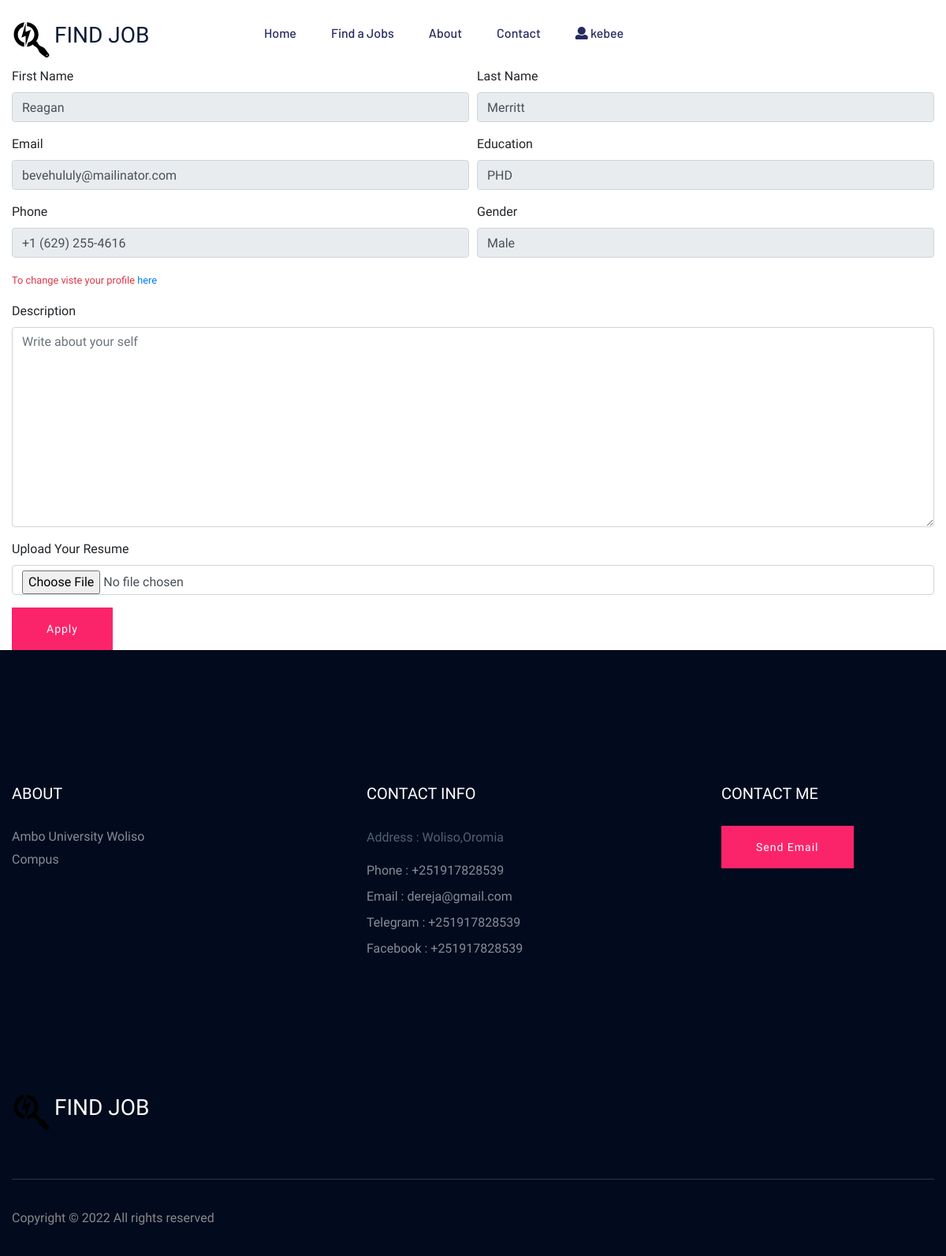
Page /job-apply/1 (signed in) on the earlier database version.
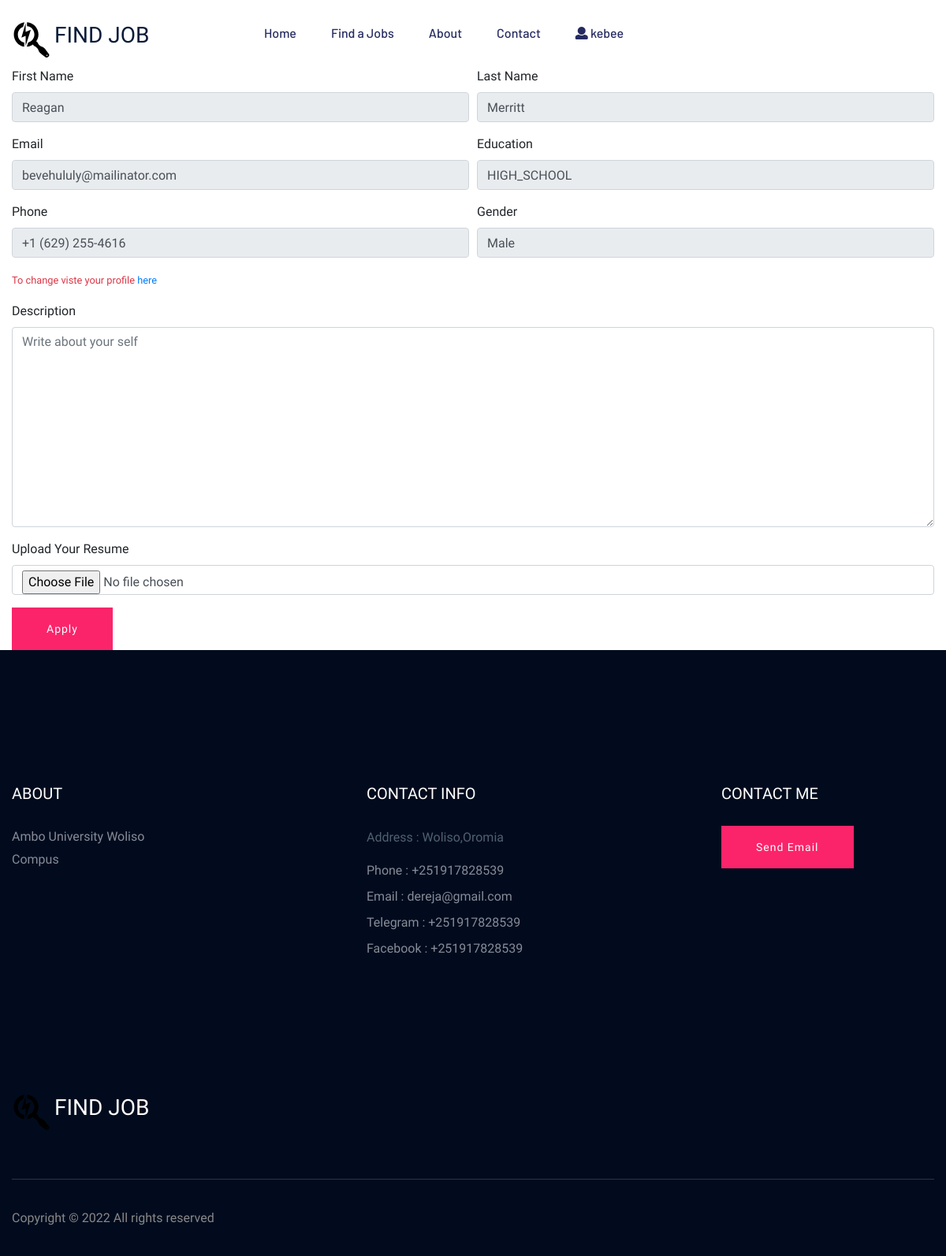
Same page on the later database version.
### apps/user/models.py (models this page shows, shortened)
class User(AbstractUser):
    gender = models.CharField(max_length=2,choices=GENDER_CHOICES)
    phone = models.CharField(max_length=20)
    region = models.CharField(max_length=30,choices=REGION_CHOICES)
    city = models.CharField(max_length=15,choices=CITY_CHOICE)
    created_at = models.DateTimeField(auto_now_add=True)
    updated_at = models.DateTimeField(auto_now=True)
    user_type = models.CharField(max_length=20,choices=USER_TYPE_CHOICE,default="APPLICANT")
    def is_admin(self):
        return self.is_superuser
    def is_employer(self):
        return self.user_type == "EMPLOYEE"

class Applicant(models.Model):
    user = models.OneToOneField(User, on_delete=models.CASCADE)
    education_level = models.CharField(max_length=15,choices=EDUCATIONAL_LEVEL_CHOICES)
    resume = models.FileField(upload_to='./cv',blank=True,null=True)
    created_at = models.DateTimeField(auto_now_add=True)
    updated_at = models.DateTimeField(auto_now=True)

### apps/jobsearch/views.py (the view, shortened to what this page needs)
# urls.py: path('job-apply/<int:pk>',views.job_apply,name='job-apply'),
@login_required
def job_apply(request, pk):
    job = Job.objects.get(pk=pk)
    application_form = JobApplicationForm()
    context = {
        'job': job,
        'form': application_form
    }
    return render(request, 'jobsearch/job_apply.html', context=context)

### apps/jobsearch/forms.py
class JobApplicationForm(ModelForm):
    class Meta:
        model = Application
        fields = ["about_yourself","resume"]
        widgets={
            'resume': forms.FileInput(
                attrs={"class": "form-control",}),
            'about_yourself': forms.Textarea(
                attrs={"class": "form-control", "placeholder": "Write about your self"}),
        }

### apps/jobsearch/templates/jobsearch/job_apply.html (shortened to what this page needs)
{% extends 'base.html' %} {%block content%}
<div class="container box_1170">
  <form action="{% url 'job-apply' job.id %}" method="post" enctype="multipart/form-data">
    <div class="form-row">
      <div class="form-group col-md-6">
        <label for="first-name">First Name</label>
        <input
          type="text"
          class="form-control"
          name="first-name"
          readonly
          id="first-name"
          placeholder="Enter your Name"
          value="{{user.first_name}}"
        />
      </div>
      <div class="form-group col-md-6">
        <label for="last-name">Last Name</label>
        <input
          type="text"
          class="form-control"
          name="last-name"
          id="last-name"
          readonly
          placeholder="Enter your last name"
          value="{{user.last_name}}"
        />
      </div>
    </div>
    <div class="form-row">
      <div class="form-group col-md-6">
        <label for="email">Email</label>
        <input
          type="email"
          class="form-control"
          id="email"
          readonly
          placeholder="Enter your email"
          value="{{user.email}}"
        />
      </div>
      <div class="form-group col-md-6">
        <label for="education-level">Education</label>
        <input
          type="text"
          class="form-control"
          name="education-level"
          id="education-level"
          readonly
          placeholder="Enter your last name"
          value="{{user.applicant.education_level}}"
        />
    </div>
    </div>
    <div class="form-row">
      <div class="form-group col-md-6">
        <label for="phone">Phone</label>
        <input
          type="text"
          class="form-control"
          id="phone"
          readonly
          placeholder="Enter your Phone number"
          value="{{user.phone}}"
        />
      </div>
      <div class="form-group col-md-6">
        <label for="gender">Gender</label>
        <input
          type="text"
          class="form-control"
          id="gender"
          readonly
          value="{{user.get_gender_display}}"
        />
      </div>
    </div>
    <div class="mb-3">
      <small class="text-danger"> To change viste your profile <a class="text-primary" href="{%url 'update-profile' %}">here</a></small>
    </div>
    <div class="form-group">
      <label for="description">Description</label>
      {{form.about_yourself}}
    </div>
    <div class="form-group">
      <label for="resume">Upload Your Resume</label>
      {{form.resume}}
    </div>
    <button type="submit" class="btn btn-primary">Apply</button>
  </form>
</div>
{% endblock %}

### templates/includes/header.html (shortened to what this page needs)
<header>
  <div class="header-area header-transparrent">
    <div class="headder-top header-sticky">
      <div class="container">
        <div class="row align-items-center">
          <div class="col-lg-3 col-md-2">
            <div class="logo mt-3">
              <a href="{%url 'home' %}">
                <h3 class="d-inline">FIND JOB</h3>
              </a>
            </div>
          </div>
          <div class="col-lg-9 col-md-9">
            <div class="menu-wrapper">
              <div class="main-menu">
                <nav class="d-none d-lg-block">
                  <ul id="navigation">
                    <li><a href="{% url 'home' %}">Home</a></li>
                    <li><a href="{% url 'job-list'%}">Find a Jobs </a></li>
                    <li><a href="{% url 'about'%}">About</a></li>
                    <li><a href="{%url 'contact' %}">Contact</a></li>
                    {%if user.is_authenticated %}
                    <li>
                      <a href="#">
                        <i class="fa fa-user"></i>
                        {{user.username}}
                      </a>
                    </li>
                    {% endif %}
                  </ul>
                </nav>
              </div>
            </div>
          </div>
          <div class="col-12">
          </div>
        </div>
      </div>
    </div>
  </div>
</header>

Differences in the rows shown:
changed User "kebee": education-level "PHD" → "HIGH_SCHOOL"
